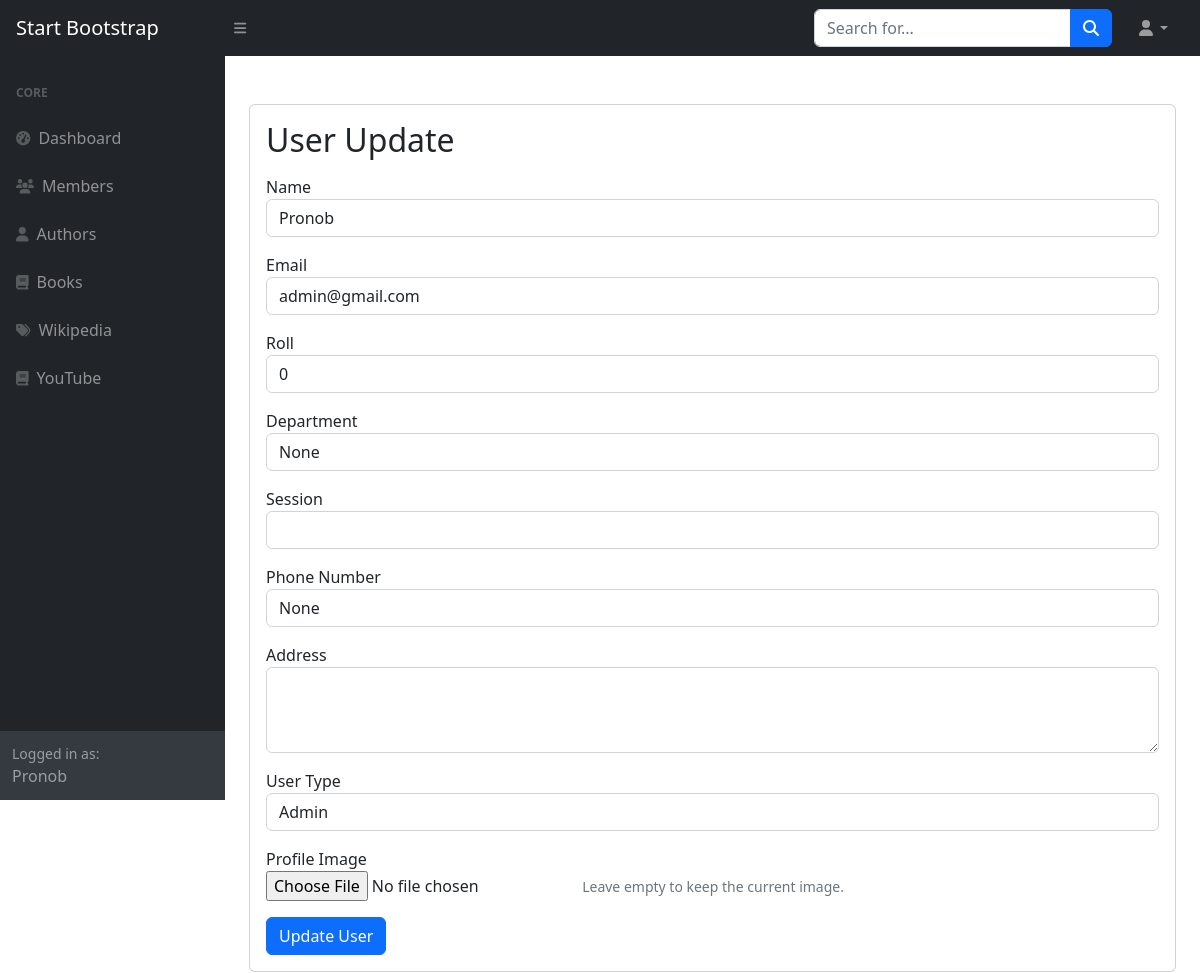
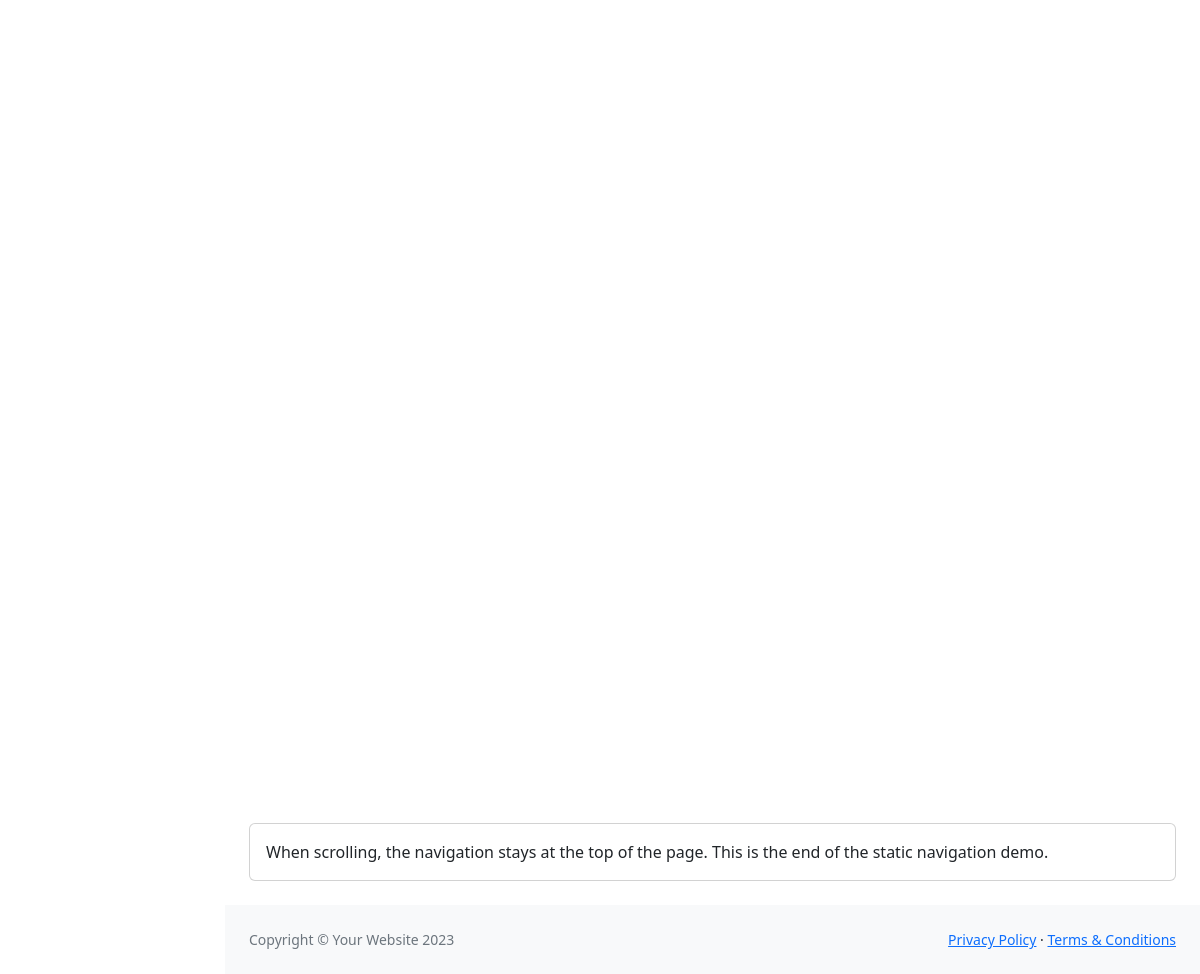
The page /user/user/update/1/ on the database its author committed (2 pictures, top to bottom).
### user/models.py (models this page shows, shortened)
class User(AbstractBaseUser):
    USER_TYPE_CHOICES = [
        ('MEM', 'Member'),
        ('LIB', 'Librarian'),
        ('ADM', 'Admin'),
    ]
    email = models.EmailField(
        verbose_name="email address",
        max_length=255,
        unique=True,
    )
    name = models.CharField(max_length=50, blank=True)
    roll = models.PositiveIntegerField(default=0)
    department = models.CharField(max_length=100, blank=True, null=True)
    session = models.CharField(max_length=30, blank=True)
    phone_number = models.CharField(max_length=15, blank=True, null=True)
    address = models.TextField(blank=True, null=True)
    membership_number = models.CharField(max_length=50, unique=True, blank=True, null=True)
    user_type = models.CharField(
        max_length=3,
        choices=USER_TYPE_CHOICES,
        default='MEM',
    )
    image = models.ImageField(
        upload_to='user_image/',
        blank=True,
        null=True
    )
    is_active = models.BooleanField(default=True)
    is_admin = models.BooleanField(default=False)
    objects = UserManager()
    USERNAME_FIELD = "email"
    REQUIRED_FIELDS = ["name"]

### user/views.py (the view)
# urls.py: path('user/update/<int:user_id>/', views.update_user_view, name='update_user'),
def update_user_view(request, user_id):
    user = User.objects.filter(id=user_id).first()  # Get user by ID
    if not user:
        messages.error(request, 'User not found.')
        return redirect('user_list')
    if request.method == 'POST':
        form = UserForm(request.POST, request.FILES, instance=user)  # Handle file upload
        if form.is_valid():
            form.save()
            messages.success(request, 'User updated successfully.')
            return redirect('user_list')
    else:
        form = UserForm(instance=user)
    context = {
        'form': form,
        'user': user
    }
    return render(request, 'user/update_user.html', context)

### user/forms.py
class UserForm(forms.ModelForm):
    class Meta:
        model = User
        fields = [
            'name',
            'email',
            'roll',
            'department',
            'session',
            'phone_number',
            'address',
            'user_type',
            'image',
        ]

### templates/user/update_user.html (shortened to what this page needs)
{% extends "base.html" %}
{% block content %}
    <main>
        <div class="container-fluid px-4">
            <div class="card mb-4 mt-5">
                <div class="card-body">
                    <h2>User Update</h2>
                    <form method="post" action="{% url 'update_user' user.id %}" enctype="multipart/form-data">
                        <div class="form-group mt-3">
                            <label for="name">Name</label>
                            <input type="text" class="form-control" id="name" name="name" value="{{ user.name }}" required>
                        </div>
                        <div class="form-group mt-3">
                            <label for="email">Email</label>
                            <input type="email" class="form-control" id="email" name="email" value="{{ user.email }}" required>
                        </div>
                        <div class="form-group mt-3">
                            <label for="roll">Roll</label>
                            <input type="number" class="form-control" id="roll" name="roll" value="{{ user.roll }}" required>
                        </div>
                        <div class="form-group mt-3">
                            <label for="department">Department</label>
                            <input type="text" class="form-control" id="department" name="department" value="{{ user.department }}" required>
                        </div>
                        <div class="form-group mt-3">
                            <label for="session">Session</label>
                            <input type="text" class="form-control" id="session" name="session" value="{{ user.session }}" required>
                        </div>
                        <div class="form-group mt-3">
                            <label for="phone_number">Phone Number</label>
                            <input type="text" class="form-control" id="phone_number" name="phone_number" value="{{ user.phone_number }}" required>
                        </div>
                        <div class="form-group mt-3">
                            <label for="address">Address</label>
                            <textarea class="form-control" id="address" name="address" rows="3" required>{{ user.address }}</textarea>
                        </div>
                        <div class="form-group mt-3">
                            <label for="user_type">User Type</label>
                            <select class="form-control" id="user_type" name="user_type" required>
                                <option value="ADM" {% if user.user_type == 'ADM' %}selected{% endif %}>Admin</option>
                            </select>
                        </div>
                        <div class="form-group mt-3">
                            <label for="image">Profile Image</label><br>
                            <input type="file" class="form-control-file" id="image" name="image">
                            <small class="form-text text-muted">Leave empty to keep the current image.</small>
                        </div>
                        <button type="submit" class="btn btn-primary mt-3">Update User</button>
                    </form>
                </div>
            </div>
            <div style="height: 100vh"></div>
            <div class="card mb-4">
                <div class="card-body">When scrolling, the navigation stays at the top of the page. This is the end of the static navigation demo.</div>
            </div>
        </div>
    </main>
{% endblock content %}

### templates/others/sidebar.html
<div id="layoutSidenav_nav">
            <nav class="sb-sidenav accordion sb-sidenav-dark" id="sidenavAccordion">
                <div class="sb-sidenav-menu">
                    <div class="nav">
                        <div class="sb-sidenav-menu-heading">Core</div>
                        <a class="nav-link" href="{% url 'dashboard_view' %}">
                            <div class="sb-nav-link-icon"><i class="fas fa-tachometer-alt"></i></div>
                            Dashboard
                        </a>
                        {% if user.user_type == 'LIB' or user.user_type == 'ADM' %}
                         <a class="nav-link" href="{% url 'user_list' %}">
                            <div class="sb-nav-link-icon"><i class="fas fa-users"></i></div>
                            Members
                        </a>
                        {% endif %}
                        <a class="nav-link" href="{% url 'author_listview' %}">
                            <div class="sb-nav-link-icon"><i class="fas fa-user"></i></div>
                            Authors
                        </a>
                        <a class="nav-link" href="{% url 'book_list' %}">
                            <div class="sb-nav-link-icon"><i class="fas fa-book"></i></div>
                            Books
                        </a>
                        <a class="nav-link" href="{% url 'search_wikipedia' %}">
                            <div class="sb-nav-link-icon"><i class="fas fa-tags"></i></div>
                            Wikipedia
                        </a>
                        <a class="nav-link" href="{% url 'youtube_search' %}">
                            <div class="sb-nav-link-icon"><i class="fas fa-book"></i></div>
                            YouTube
                        </a>
                    </div>
                </div>
                <div class="sb-sidenav-footer">
                    <div class="small">Logged in as:</div>
                    {{ user.name }}
                </div>
            </nav>
        </div>

### rows shown on the page
User: name "Pronob", email "admin@gmail.com", roll "0", department "None", phone_number "None", user_type "Admin"
